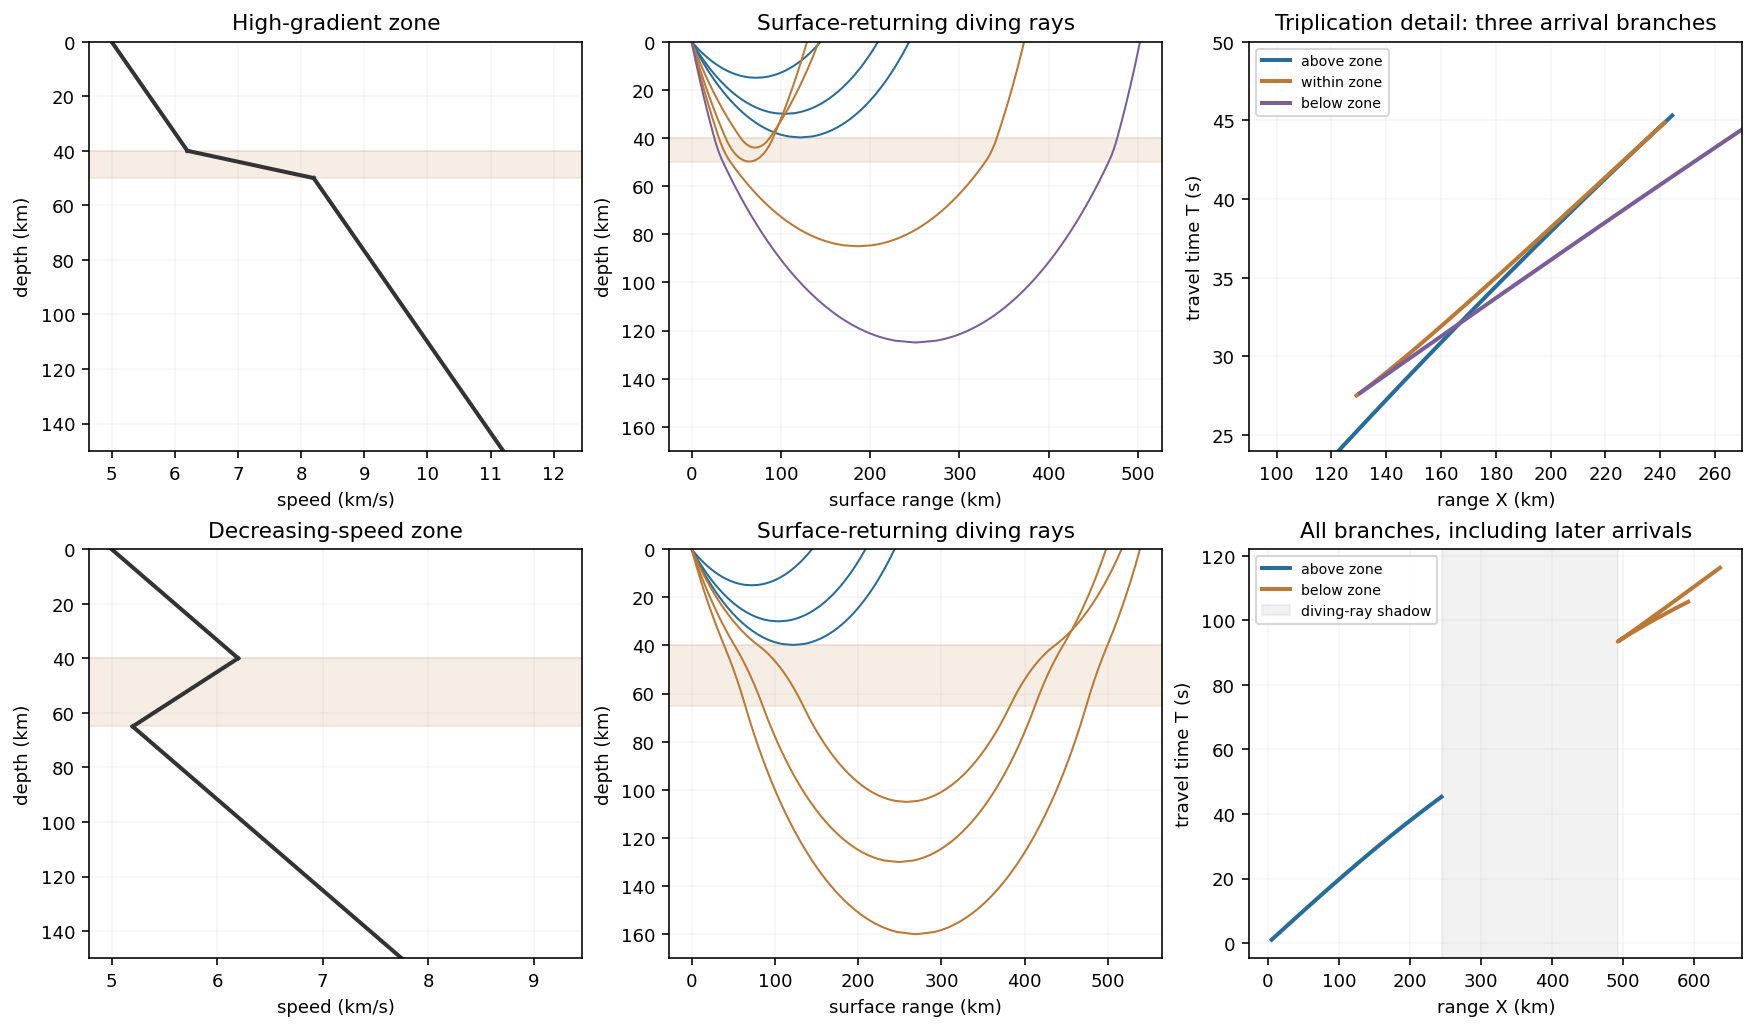

Recreate this plot in Python.
"""Original ray integrations for illustrative speed profiles; Python 3.14, NumPy, Matplotlib."""
from pathlib import Path
import numpy as np
import matplotlib
matplotlib.use('Agg')
import matplotlib.pyplot as plt
plt.rcParams.update({'font.size':9,'figure.facecolor':'white','axes.facecolor':'white','savefig.facecolor':'white'})
# Segments are (upper depth km, lower depth km, speed at upper depth km/s, gradient s^-1).
PROFILES={'high':[(0,40,5,.03),(40,50,6.2,.2),(50,180,8.2,.03)],'low':[(0,40,5,.03),(40,65,6.2,-.04),(65,200,5.2,.03)]}
def path(segments,zt,points=100):
 vt=next(v+b*(zt-a) for a,c,v,b in segments if a<=zt<=c);p=1/vt;X=0.;T=0.;zs=[0.];xs=[0.]
 for a,c,v,b in segments:
  end=min(zt,c)
  if end<=a:break
  ve=v+b*(end-a)
  if max(v,ve)>vt*(1+1e-12):return None
  root0=np.sqrt(max(0,1-(p*v)**2));root1=0. if end==zt else np.sqrt(max(0,1-(p*ve)**2))
  dx=(root0-root1)/(p*b)
  tt=(np.arccosh(max(1,1/(p*v)))-(0. if end==zt else np.arccosh(max(1,1/(p*ve)))))/b
  zz=np.linspace(a,end,points);vv=v+b*(zz-a);rr=np.sqrt(np.maximum(0,1-(p*vv)**2));
  if end==zt:rr[-1]=0.
  local=(root0-rr)/(p*b)
  zs.extend(zz[1:]);xs.extend(X+local[1:]);X+=dx;T+=tt
  if end==zt:break
 return 2*X,2*T,p,np.array(xs),np.array(zs)
def branch(segments,lo,hi):
 out=[path(segments,float(z),points=2) for z in np.linspace(lo,hi,1200)];out=[v for v in out if v is not None];return np.array([v[:3] for v in out])
def main():
 fig,axs=plt.subplots(2,3,figsize=(12,7),layout='constrained');colors=['#246d9c','#bd7831','#7a5d9b']
 for row,key in enumerate(['high','low']):
  seg=PROFILES[key];axv,axr,axt=axs[row]
  for a,c,v,b in seg:axv.plot([v,v+b*(c-a)],[a,c],color='#333333',lw=2)
  axv.axhspan(40,50 if key=='high' else 65,color='#bd7831',alpha=.12);axv.set(xlabel='speed (km/s)',ylabel='depth (km)',ylim=(150,0),title='High-gradient zone' if key=='high' else 'Decreasing-speed zone')
  turns=[15,30,39.8,44,49.8,85,125] if key=='high' else [15,30,39.8,105,130,160]
  for j,zt in enumerate(turns):
   X,T,p,x,z=path(seg,zt);axr.plot(np.r_[x,X-x[::-1]],np.r_[z,z[::-1]],color=colors[min(j//3,2)],lw=1)
  axr.axhspan(40,50 if key=='high' else 65,color='#bd7831',alpha=.12);axr.set(xlabel='surface range (km)',ylabel='depth (km)',ylim=(170,0),title='Surface-returning diving rays')
  ranges=[(.02,39.999),(40.001,49.999),(50.001,170)] if key=='high' else [(.02,39.999),(98.334,190)]
  branches=[]
  for j,(lo,hi) in enumerate(ranges):
   curve=branch(seg,lo,hi);axt.plot(curve[:,0],curve[:,1],lw=2,color=colors[j],label=['above zone','within zone','below zone'][j] if key=='high' else ['above zone','below zone'][j]);branches.append(curve)
  if key=='low':
   start=branches[0][-1,0];end=branches[1][:,0].min()
   if end>start:axt.axvspan(start,end,color='grey',alpha=.1,label='diving-ray shadow')
  axt.set(xlabel='range X (km)',ylabel='travel time T (s)',title='All branches, including later arrivals');axt.legend(fontsize=7)
  if key=='high':axt.set(xlim=(90,270),ylim=(24,50),title='Triplication detail: three arrival branches')
  for ax in [axv,axr,axt]:ax.grid(alpha=.12)
 fig.savefig(Path(__file__).stem+'.png',dpi=145,bbox_inches='tight',facecolor='white');plt.close(fig)
if __name__=='__main__':main()
